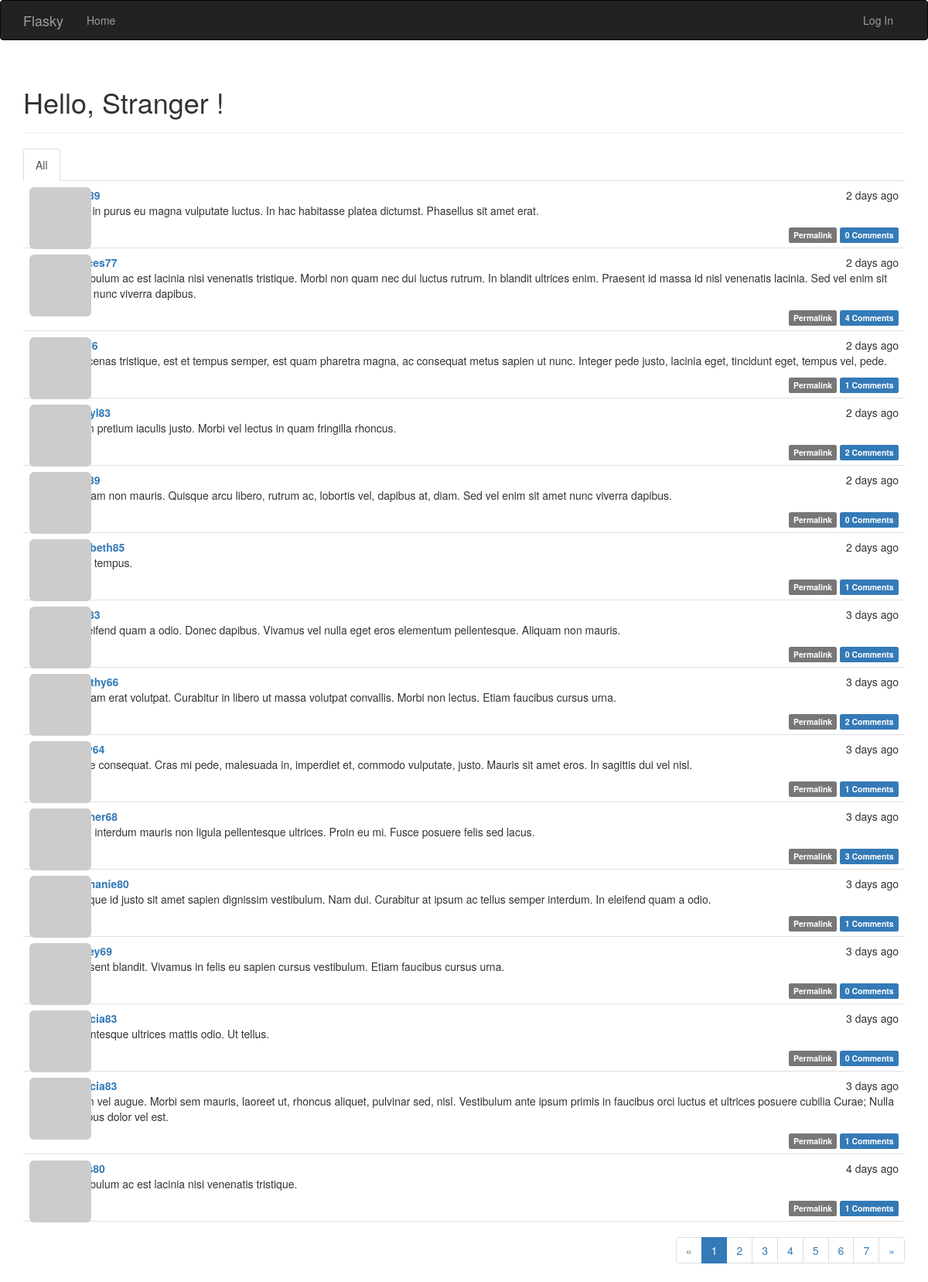
The page / on the database its author committed.
### app/models.py (models this page shows, shortened)
class Post(db.Model):
    __tablename__ = 'posts'
    id = db.Column(db.Integer,primary_key=True)
    body = db.Column(db.Text)
    timestamp = db.Column(db.DateTime,index=True,default=datetime.utcnow)
    author_id = db.Column(db.Integer,db.ForeignKey('users.id'))
    body_html = db.Column(db.Text)  # Markdown文本的HTML缓存
    comments = db.relationship('Comment',backref='post',lazy='dynamic')

class User(UserMixin,db.Model):
    __tablename__ = 'users'
    id = db.Column(db.Integer, primary_key=True)
    email = db.Column(db.String(64),unique=True,index=True)
    username = db.Column(db.String(64), unique=True, index=True)
    password_hash = db.Column(db.String(128))
    role_id = db.Column(db.Integer, db.ForeignKey('roles.id'))  # 定义外键
    confirmed = db.Column(db.Boolean,default=False) # 用户是否验证
    name = db.Column(db.String(64))
    location = db.Column(db.String(64)) # 所在地
    about_me = db.Column(db.Text()) # 个人简介，Text类型不需要指定长度
    member_since = db.Column(db.DateTime(),default=datetime.utcnow) # 注册时间，utcnow是一个函数
    last_seen = db.Column(db.DateTime(),default=datetime.utcnow)    # 最后访问时间
    avatar_hash = db.Column(db.String(32))  # 用户Gravatar头像hash值
    posts = db.relationship('Post',backref='author',lazy='dynamic')
    comments = db.relationship('Comment',backref='author',lazy='dynamic')
    followed = db.relationship('Follow',foreign_keys=[Follow.follower_id],
                               backref=db.backref('follower',lazy='joined'),
                               lazy='dynamic',cascade='all,delete-orphan')
    followers = db.relationship('Follow',foreign_keys=[Follow.followed_id],
                               backref = db.backref('followed',lazy='joined'),
                               lazy = 'dynamic',cascade='all,delete-orphan')
    @property
    def password(self):
        raise AttributeError('password is not a readable attribute')
    def gravatar(self,size=100,default='identicon',rating='g'):
        if request.is_secure:
            url = 'https://secure.gravatar.com/avatar'
        else:
            url = 'http://www.gravatar.com/avatar'
        hash = self.avatar_hash or hashlib.md5(self.email.encode('utf-8')).hexdigest()
        return '{url}/{hash}?s={size}&d={default}&r={rating}'.format(
                url=url, hash=hash, size=size, default=default, rating=rating)

### app/main/views.py (the view)
@main.route('/',methods=['GET','POST'])
def index():
    form = PostForm()
    if current_user.can(Permission.WRITE_ARTICLES) and \
        form.validate_on_submit():
        post = Post(body=form.body.data,author=current_user._get_current_object())
        db.session.add(post)
        return redirect(url_for('.index'))
    page = request.args.get('page',1,type=int)  # 页数
    show_followed = False
    if current_user.is_authenticated:
        show_followed = bool(request.cookies.get('show_followed', ''))
    if show_followed:
        query = current_user.followed_posts
    else:
        query = Post.query
    pagination = query.order_by(Post.timestamp.desc()).paginate(
        page, per_page=current_app.config['FLASKY_POSTS_PER_PAGE'],
        error_out=False)
    posts = pagination.items   # 当前页面中的记录
    return render_template('index.html',form=form,posts=posts,
                           show_followed=show_followed,pagination=pagination)

### app/auth/views.py (called while the page is built)
@auth.before_app_request
def before_request():
    if current_user.is_authenticated:
        current_user.ping()
        if  not current_user.confirmed\
            and request.endpoint[:5]!='auth.'\
            and request.endpoint!='static':
                return redirect(url_for('auth.unconfirmed'))

### app/main/__init__.py (called while the page is built)
@main.app_context_processor
def inject_permissions():
    return dict(Permission=Permission)

### app/models.py (called while the page is built)
    def can(self,permissions):
        return False

    def is_administrator(self):
        return False

### app/templates/index.html (shortened to what this page needs)
{% extends "base.html" %}
{% import "bootstrap/wtf.html" as wtf %}
{% import "_macros.html" as macros %}
{% block page_content %}
    <div class="page-header">
        <h1>Hello,
            {% if current_user.is_authenticated %}
                {{ current_user.username }}
            {% else %}Stranger
            {% endif %}!
        </h1>
    </div>
    <div class="post-tabs">
        <ul class="nav nav-tabs">
            <li{% if not show_followed %} class="active"{% endif %}>
                <a href="{{ url_for('.show_all') }}">All</a>
            </li>
        </ul>
        {% include'_posts.html' %}
    </div>
    {% if pagination %}
    <div class="pagination">
        {{ macros.pagination_widget(pagination,'.index') }}
    </div>
    {% endif %}
{% endblock %}

### app/templates/_posts.html (shortened to what this page needs)
<ul class="posts">
    {% for post in posts %}
    <li class="post">
        <div class="post-thumbnail">
            <a href="{{ url_for('.user', username=post.author.username) }}">
                <img class="img-rounded profile-thumbnail" src="{{ post.author.gravatar(size=40) }}">
            </a>
        </div>
        <div class="post-content">
            <div class="post-date">{{ moment(post.timestamp).fromNow() }}</div>
            <div class="post-author">
                <a href="{{ url_for('.user', username=post.author.username) }}">{{ post.author.username }}</a>
            </div>
            <div class="post-body">
                {% if post.body_html %}
                    {{ post.body_html | safe }}
                {% else %}
                    {{ post.body }}
                {% endif %}
            </div>
            <div class="post-footer">
                <a href="{{ url_for('.post', id=post.id) }}">
                    <span class="label label-default">Permalink</span>
                </a>
                <a href="{{ url_for('.post',id=post.id) }}#comments">
                    <span class="label label-primary">
                        {{ post.comments.count() }} Comments
                    </span>
                </a>
            </div>
        </div>
    </li>
    {% endfor %}
</ul>

### app/static/styles.css (style rules this page uses)
.profile-thumbnail { position: absolute; }
div.post-tabs { margin-top: 16px; }
ul.posts { list-style-type: none; padding: 0px; margin: 16px 0px 0px 0px; border-top: 1px solid #e0e0e0; }
div.post-tabs ul.posts { margin: 0px; border-top: none; }
ul.posts li.post { padding: 8px; border-bottom: 1px solid #e0e0e0; }
div.post-date { float: right; }
div.post-author { font-weight: bold; }
div.post-thumbnail { position: absolute; }
div.post-content { margin-left: 48px; min-height: 48px; }
div.post-footer { text-align: right; }
div.pagination { width: 100%; text-align: right; padding: 0px; margin: 0px; }

### rows shown on the page
Post: timestamp "2 days ago", body_html "Cras in purus eu magna vulputate luctus. In hac habitasse platea dictumst. Phasellus sit amet erat.", comments.count "0"
Post: timestamp "2 days ago", author.username "frances77", body_html "Vestibulum ac est lacinia nisi venenatis tristique. Morbi non quam nec dui luctus rutrum. In blandit ultrices enim. Praesent id massa id nisl venenatis lacinia. Sed vel enim sit amet nunc viverra dapibus.", comments.count "4"
Post: timestamp "2 days ago", body_html "Maecenas tristique, est et tempus semper, est quam pharetra magna, ac consequat metus sapien ut nunc. Integer pede justo, lacinia eget, tincidunt eget, tempus vel, pede.", comments.count "1"
Post: timestamp "2 days ago", body_html "Etiam pretium iaculis justo. Morbi vel lectus in quam fringilla rhoncus.", comments.count "2"
Post: timestamp "2 days ago", body_html "Aliquam non mauris. Quisque arcu libero, rutrum ac, lobortis vel, dapibus at, diam. Sed vel enim sit amet nunc viverra dapibus.", comments.count "0"
Post: timestamp "2 days ago", author.username "elizabeth85", body_html "Nulla tempus.", comments.count "1"
Post: timestamp "3 days ago", body_html "In eleifend quam a odio. Donec dapibus. Vivamus vel nulla eget eros elementum pellentesque. Aliquam non mauris.", comments.count "0"
Post: timestamp "3 days ago", author.username "dorothy66", body_html "Aliquam erat volutpat. Curabitur in libero ut massa volutpat convallis. Morbi non lectus. Etiam faucibus cursus urna.", comments.count "2"
Post: timestamp "3 days ago", body_html "Fusce consequat. Cras mi pede, malesuada in, imperdiet et, commodo vulputate, justo. Mauris sit amet eros. In sagittis dui vel nisl.", comments.count "1"
Post: timestamp "3 days ago", author.username "heather68", body_html "Proin interdum mauris non ligula pellentesque ultrices. Proin eu mi. Fusce posuere felis sed lacus.", comments.count "3"
Post: timestamp "3 days ago", author.username "stephanie80", body_html "Quisque id justo sit amet sapien dignissim vestibulum. Nam dui. Curabitur at ipsum ac tellus semper interdum. In eleifend quam a odio.", comments.count "1"
Post: timestamp "3 days ago", body_html "Praesent blandit. Vivamus in felis eu sapien cursus vestibulum. Etiam faucibus cursus urna.", comments.count "0"
Post: timestamp "3 days ago", author.username "patricia83", body_html "Pellentesque ultrices mattis odio. Ut tellus.", comments.count "0"
Post: timestamp "3 days ago", author.username "patricia83", body_html "Etiam vel augue. Morbi sem mauris, laoreet ut, rhoncus aliquet, pulvinar sed, nisl. Vestibulum ante ipsum primis in faucibus orci luctus et ultrices posuere cubilia Curae; Nulla dapibus dolor vel est.", comments.count "1"
Post: timestamp "4 days ago", body_html "Vestibulum ac est lacinia nisi venenatis tristique.", comments.count "1"

### other values the page prints
{{ p }} "1"
{{ p }} "2" "3" "4" "5" "6" "7"
